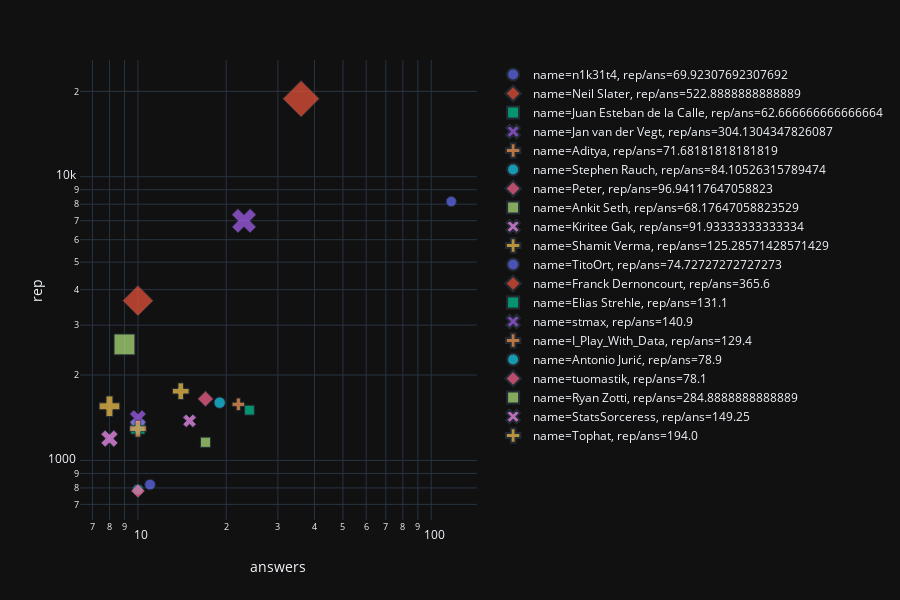

The notebook cell saved with this chart:
### Code cell
fig = px.scatter(s2, x="answers", y="rep", color="name", size="rep/ans", symbol="rep/ans", log_x=True, log_y=True, template='plotly_dark')
fig.show()

### Figure 1 — Plotly figure (JSON) as saved in the notebook; plotly's stock layout.template omitted (floating-point values rounded to 4 significant figures)
{"data": [{"hoverlabel": {"namelength": 0}, "hovertemplate": "name=n1k31t4<br>rep/ans=%{marker.size}<br>answers=%{x}<br>rep=%{y}", "legendgroup": "name=n1k31t4, rep/ans=69.92307692307692", "marker": {"color": "#636efa", "size": [69.92], "sizemode": "area", "sizeref": 1.307, "symbol": "circle"}, "mode": "markers", "name": "name=n1k31t4, rep/ans=69.92307692307692", "showlegend": true, "type": "scatter", "x": [117], "xaxis": "x", "y": ["8181"], "yaxis": "y"}, {"hoverlabel": {"namelength": 0}, "hovertemplate": "name=Neil Slater<br>rep/ans=%{marker.size}<br>answers=%{x}<br>rep=%{y}", "legendgroup": "name=Neil Slater, rep/ans=522.8888888888889", "marker": {"color": "#EF553B", "size": [522.9], "sizemode": "area", "sizeref": 1.307, "symbol": "diamond"}, "mode": "markers", "name": "name=Neil Slater, rep/ans=522.8888888888889", "showlegend": true, "type": "scatter", "x": [36], "xaxis": "x", "y": ["18824"], "yaxis": "y"}, {"hoverlabel": {"namelength": 0}, "hovertemplate": "name=Juan Esteban de la Calle<br>rep/ans=%{marker.size}<br>answers=%{x}<br>rep=%{y}", "legendgroup": "name=Juan Esteban de la Calle, rep/ans=62.666666666666664", "marker": {"color": "#00cc96", "size": [62.67], "sizemode": "area", "sizeref": 1.307, "symbol": "square"}, "mode": "markers", "name": "name=Juan Esteban de la Calle, rep/ans=62.666666666666664", "showlegend": true, "type": "scatter", "x": [24], "xaxis": "x", "y": ["1504"], "yaxis": "y"}, {"hoverlabel": {"namelength": 0}, "hovertemplate": "name=Jan van der Vegt<br>rep/ans=%{marker.size}<br>answers=%{x}<br>rep=%{y}", "legendgroup": "name=Jan van der Vegt, rep/ans=304.1304347826087", "marker": {"color": "#ab63fa", "size": [304.1], "sizemode": "area", "sizeref": 1.307, "symbol": "x"}, "mode": "markers", "name": "name=Jan van der Vegt, rep/ans=304.1304347826087", "showlegend": true, "type": "scatter", "x": [23], "xaxis": "x", "y": ["6995"], "yaxis": "y"}, {"hoverlabel": {"namelength": 0}, "hovertemplate": "name=Aditya<br>rep/ans=%{marker.size}<br>answers=%{x}<br>rep=%{y}", "legendgroup": "name=Aditya, rep/ans=71.68181818181819", "marker": {"color": "#FFA15A", "size": [71.68], "sizemode": "area", "sizeref": 1.307, "symbol": "cross"}, "mode": "markers", "name": "name=Aditya, rep/ans=71.68181818181819", "showlegend": true, "type": "scatter", "x": [22], "xaxis": "x", "y": ["1577"], "yaxis": "y"}, {"hoverlabel": {"namelength": 0}, "hovertemplate": "name=Stephen Rauch<br>rep/ans=%{marker.size}<br>answers=%{x}<br>rep=%{y}", "legendgroup": "name=Stephen Rauch, rep/ans=84.10526315789474", "marker": {"color": "#19d3f3", "size": [84.11], "sizemode": "area", "sizeref": 1.307, "symbol": "circle"}, "mode": "markers", "name": "name=Stephen Rauch, rep/ans=84.10526315789474", "showlegend": true, "type": "scatter", "x": [19], "xaxis": "x", "y": ["1598"], "yaxis": "y"}, {"hoverlabel": {"namelength": 0}, "hovertemplate": "name=Peter<br>rep/ans=%{marker.size}<br>answers=%{x}<br>rep=%{y}", "legendgroup": "name=Peter, rep/ans=96.94117647058823", "marker": {"color": "#FF6692", "size": [96.94], "sizemode": "area", "sizeref": 1.307, "symbol": "diamond"}, "mode": "markers", "name": "name=Peter, rep/ans=96.94117647058823", "showlegend": true, "type": "scatter", "x": [17], "xaxis": "x", "y": ["1648"], "yaxis": "y"}, {"hoverlabel": {"namelength": 0}, "hovertemplate": "name=Ankit Seth<br>rep/ans=%{marker.size}<br>answers=%{x}<br>rep=%{y}", "legendgroup": "name=Ankit Seth, rep/ans=68.17647058823529", "marker": {"color": "#B6E880", "size": [68.18], "sizemode": "area", "sizeref": 1.307, "symbol": "square"}, "mode": "markers", "name": "name=Ankit Seth, rep/ans=68.17647058823529", "showlegend": true, "type": "scatter", "x": [17], "xaxis": "x", "y": ["1159"], "yaxis": "y"}, {"hoverlabel": {"namelength": 0}, "hovertemplate": "name=Kiritee Gak<br>rep/ans=%{marker.size}<br>answers=%{x}<br>rep=%{y}", "legendgroup": "name=Kiritee Gak, rep/ans=91.93333333333334", "marker": {"color": "#FF97FF", "size": [91.93], "sizemode": "area", "sizeref": 1.307, "symbol": "x"}, "mode": "markers", "name": "name=Kiritee Gak, rep/ans=91.93333333333334", "showlegend": true, "type": "scatter", "x": [15], "xaxis": "x", "y": ["1379"], "yaxis": "y"}, {"hoverlabel": {"namelength": 0}, "hovertemplate": "name=Shamit Verma<br>rep/ans=%{marker.size}<br>answers=%{x}<br>rep=%{y}", "legendgroup": "name=Shamit Verma, rep/ans=125.28571428571429", "marker": {"color": "#FECB52", "size": [125.3], "sizemode": "area", "sizeref": 1.307, "symbol": "cross"}, "mode": "markers", "name": "name=Shamit Verma, rep/ans=125.28571428571429", "showlegend": true, "type": "scatter", "x": [14], "xaxis": "x", "y": ["1754"], "yaxis": "y"}, {"hoverlabel": {"namelength": 0}, "hovertemplate": "name=TitoOrt<br>rep/ans=%{marker.size}<br>answers=%{x}<br>rep=%{y}", "legendgroup": "name=TitoOrt, rep/ans=74.72727272727273", "marker": {"color": "#636efa", "size": [74.73], "sizemode": "area", "sizeref": 1.307, "symbol": "circle"}, "mode": "markers", "name": "name=TitoOrt, rep/ans=74.72727272727273", "showlegend": true, "type": "scatter", "x": [11], "xaxis": "x", "y": ["822"], "yaxis": "y"}, {"hoverlabel": {"namelength": 0}, "hovertemplate": "name=Franck Dernoncourt<br>rep/ans=%{marker.size}<br>answers=%{x}<br>rep=%{y}", "legendgroup": "name=Franck Dernoncourt, rep/ans=365.6", "marker": {"color": "#EF553B", "size": [365.6], "sizemode": "area", "sizeref": 1.307, "symbol": "diamond"}, "mode": "markers", "name": "name=Franck Dernoncourt, rep/ans=365.6", "showlegend": true, "type": "scatter", "x": [10], "xaxis": "x", "y": ["3656"], "yaxis": "y"}, {"hoverlabel": {"namelength": 0}, "hovertemplate": "name=Elias Strehle<br>rep/ans=%{marker.size}<br>answers=%{x}<br>rep=%{y}", "legendgroup": "name=Elias Strehle, rep/ans=131.1", "marker": {"color": "#00cc96", "size": [131.1], "sizemode": "area", "sizeref": 1.307, "symbol": "square"}, "mode": "markers", "name": "name=Elias Strehle, rep/ans=131.1", "showlegend": true, "type": "scatter", "x": [10], "xaxis": "x", "y": ["1311"], "yaxis": "y"}, {"hoverlabel": {"namelength": 0}, "hovertemplate": "name=stmax<br>rep/ans=%{marker.size}<br>answers=%{x}<br>rep=%{y}", "legendgroup": "name=stmax, rep/ans=140.9", "marker": {"color": "#ab63fa", "size": [140.9], "sizemode": "area", "sizeref": 1.307, "symbol": "x"}, "mode": "markers", "name": "name=stmax, rep/ans=140.9", "showlegend": true, "type": "scatter", "x": [10], "xaxis": "x", "y": ["1409"], "yaxis": "y"}, {"hoverlabel": {"namelength": 0}, "hovertemplate": "name=I_Play_With_Data<br>rep/ans=%{marker.size}<br>answers=%{x}<br>rep=%{y}", "legendgroup": "name=I_Play_With_Data, rep/ans=129.4", "marker": {"color": "#FFA15A", "size": [129.4], "sizemode": "area", "sizeref": 1.307, "symbol": "cross"}, "mode": "markers", "name": "name=I_Play_With_Data, rep/ans=129.4", "showlegend": true, "type": "scatter", "x": [10], "xaxis": "x", "y": ["1294"], "yaxis": "y"}, {"hoverlabel": {"namelength": 0}, "hovertemplate": "name=Antonio Jurić<br>rep/ans=%{marker.size}<br>answers=%{x}<br>rep=%{y}", "legendgroup": "name=Antonio Jurić, rep/ans=78.9", "marker": {"color": "#19d3f3", "size": [78.9], "sizemode": "area", "sizeref": 1.307, "symbol": "circle"}, "mode": "markers", "name": "name=Antonio Jurić, rep/ans=78.9", "showlegend": true, "type": "scatter", "x": [10], "xaxis": "x", "y": ["789"], "yaxis": "y"}, {"hoverlabel": {"namelength": 0}, "hovertemplate": "name=tuomastik<br>rep/ans=%{marker.size}<br>answers=%{x}<br>rep=%{y}", "legendgroup": "name=tuomastik, rep/ans=78.1", "marker": {"color": "#FF6692", "size": [78.1], "sizemode": "area", "sizeref": 1.307, "symbol": "diamond"}, "mode": "markers", "name": "name=tuomastik, rep/ans=78.1", "showlegend": true, "type": "scatter", "x": [10], "xaxis": "x", "y": ["781"], "yaxis": "y"}, {"hoverlabel": {"namelength": 0}, "hovertemplate": "name=Ryan Zotti<br>rep/ans=%{marker.size}<br>answers=%{x}<br>rep=%{y}", "legendgroup": "name=Ryan Zotti, rep/ans=284.8888888888889", "marker": {"color": "#B6E880", "size": [284.9], "sizemode": "area", "sizeref": 1.307, "symbol": "square"}, "mode": "markers", "name": "name=Ryan Zotti, rep/ans=284.8888888888889", "showlegend": true, "type": "scatter", "x": [9], "xaxis": "x", "y": ["2564"], "yaxis": "y"}, {"hoverlabel": {"namelength": 0}, "hovertemplate": "name=StatsSorceress<br>rep/ans=%{marker.size}<br>answers=%{x}<br>rep=%{y}", "legendgroup": "name=StatsSorceress, rep/ans=149.25", "marker": {"color": "#FF97FF", "size": [149.2], "sizemode": "area", "sizeref": 1.307, "symbol": "x"}, "mode": "markers", "name": "name=StatsSorceress, rep/ans=149.25", "showlegend": true, "type": "scatter", "x": [8], "xaxis": "x", "y": ["1194"], "yaxis": "y"}, {"hoverlabel": {"namelength": 0}, "hovertemplate": "name=Tophat<br>rep/ans=%{marker.size}<br>answers=%{x}<br>rep=%{y}", "legendgroup": "name=Tophat, rep/ans=194.0", "marker": {"color": "#FECB52", "size": [194], "sizemode": "area", "sizeref": 1.307, "symbol": "cross"}, "mode": "markers", "name": "name=Tophat, rep/ans=194.0", "showlegend": true, "type": "scatter", "x": [8], "xaxis": "x", "y": ["1552"], "yaxis": "y"}], "layout": {"height": 600, "legend": {"itemsizing": "constant", "tracegroupgap": 0}, "margin": {"t": 60}, "xaxis": {"anchor": "y", "domain": [0, 0.98], "title": {"text": "answers"}, "type": "log"}, "yaxis": {"anchor": "x", "domain": [0, 1], "title": {"text": "rep"}, "type": "log"}}}
